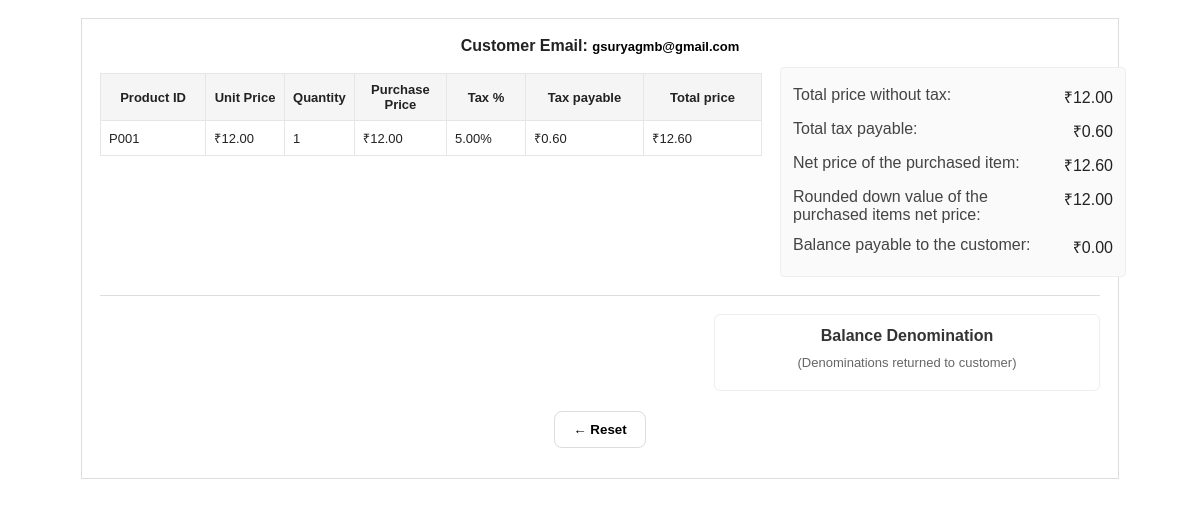
The app's page /preview/2 with its own data.
### app/models.py (models this page shows)
class Customer(SQLModel, table=True):
    id: Optional[int] = Field(default=None, primary_key=True)
    email: str = Field(index=True)

class Product(SQLModel, table=True):
    id: Optional[int] = Field(default=None, primary_key=True)
    product_id: str = Field(index=True, unique=True)
    name: str
    available_stocks: int = Field(sa_column=Column(Integer))
    price: Decimal = Field(sa_column=Column(Numeric(12, 2)))
    tax_percentage: Decimal = Field(sa_column=Column(Numeric(5, 2)))

### app/main.py (the view)
@app.get("/preview/{bill_id}")
def preview_bill(request: Request, bill_id: int, session: Session = Depends(get_session)):
    details = get_bill_details(session, bill_id)
    if not details:
        raise HTTPException(status_code=404, detail="Bill not found")
    bill_prepared, items_prepared, change_dist = details
    customer_id = bill_prepared.get("customer_id") if isinstance(bill_prepared, dict) else getattr(bill_prepared, "customer_id", None)
    customer_email = None
    if customer_id:
        cust = session.get(Customer, customer_id)
        if cust:
            customer_email = cust.email
    if not customer_email:
        customer_email = request.query_params.get("email", "")
    print(f"DEBUG preview -> bill_id={bill_id}, customer_email={customer_email}")
    return templates.TemplateResponse(
        "bill_preview.html",
        {
            "request": request,
            "bill": bill_prepared,
            "items": items_prepared,
            "change": change_dist,
            "customer_email": customer_email,
        },
    )

### app/templates/bill_preview.html (shortened to what this page needs)
<!doctype html>
<html lang="en">
<head>
</head>
<body>
  <div class="container">
    <header>
        <strong>Customer Email:</strong>
        <span class="muted" style="font-weight:700; color:#000;">{{ customer_email if customer_email else '—' }}</span>
    </header>
    {% set total_wo = bill.total_without_tax | float %}
    {% set total_tax = bill.total_tax | float %}
    {% set total_with = bill.total_with_tax | float %}
    {% set change_given = bill.change_given | float %}
    {% set net_price = total_with %}
    {% set rounded_down = (total_with | float) | int %}
    <div class="top-row">
      <div class="left">
        <table>
          <thead>
            <tr>
              <th style="width:16%;">Product ID</th>
              <th style="width:12%;">Unit Price</th>
              <th style="width:10%;">Quantity</th>
              <th style="width:14%;">Purchase Price</th>
              <th style="width:12%;">Tax %</th>
              <th style="width:18%;">Tax payable</th>
              <th style="width:18%;">Total price</th>
            </tr>
          </thead>
          <tbody>
            {% for itm in items %}
            {% set unit = itm.unit_price | float %}
            {% set qty = itm.quantity | int %}
            {% set line = itm.line_total | float %}
            {% set tax_amt = itm.tax | float %}
            <tr>
              <td>{{ itm.product_id }}</td>
              <td>₹{{ '%.2f' % unit }}</td>
              <td>{{ qty }}</td>
              <td>₹{{ '%.2f' % line }}</td>
              <td>{{ '%.2f' % (itm.tax_percentage | float) }}%</td>
              <td>₹{{ '%.2f' % tax_amt }}</td>
              <td>₹{{ '%.2f' % (line + tax_amt) }}</td>
            </tr>
            {% endfor %}
          </tbody>
        </table>
      </div>
      <div class="right">
        <div class="summary-box">
          <div class="summary-row"><div class="label">Total price without tax:</div><div>₹{{ '%.2f' % total_wo }}</div></div>
          <div class="summary-row"><div class="label">Total tax payable:</div><div>₹{{ '%.2f' % total_tax }}</div></div>
          <div class="summary-row"><div class="label">Net price of the purchased item:</div><div>₹{{ '%.2f' % net_price }}</div></div>
          <div class="summary-row"><div class="label">Rounded down value of the purchased items net price:</div><div>₹{{ '%.2f' % rounded_down }}</div></div>
          <div class="summary-row"><div class="label">Balance payable to the customer:</div><div>₹{{ '%.2f' % change_given }}</div></div>
        </div>
      </div>
    </div>
    <div class="denom-box">
      <div class="denom-card">
        <div class="denom-title">Balance Denomination</div>
        <div class="muted" style="text-align:center; margin-bottom:8px;">(Denominations returned to customer)</div>
      </div>
    </div>
    <div style="display:flex; justify-content:center; margin-top:20px; margin-bottom:12px;">
      <button id="reset-preview" type="button"
        style="padding:10px 18px; border-radius:8px; border:1px solid #ddd; background:#fff; cursor:pointer; font-weight:600;">
        ← Reset
      </button>
    </div>
  </div>
</body>
</html>

### app/templates/bill_preview.html (style rules this page uses)
body { font-family:Arial,Helvetica,sans-serif;color:#222;margin:18px; }
.container { max-width:1000px;margin:0 auto;border:1px solid #ddd;padding:18px; }
header { text-align:center;margin-bottom:12px; }
.top-row { display:flex;gap:18px;align-items:flex-start; }
.left { flex:1; }
.right { width:320px; }
table { width:100%;border-collapse:collapse;margin-top:6px; }
th,td { border:1px solid #e6e6e6;padding:8px;font-size:13px; }
th { background:#f5f5f5;font-weight:600;font-size:13px; }
.right .label { text-align:left; color:#444; }
.summary-box { width:320px; border:1px solid #eee; padding:12px; border-radius:4px; background:#fafafa; }
.summary-row { display:flex; justify-content:space-between; padding:6px 0; }
.denom-box { margin-top:18px; border-top:1px solid #ddd; padding-top:18px; display:flex; justify-content:flex-end; gap:18px; }
.denom-card { width:360px; border:1px solid #eee; padding:12px; border-radius:6px; background:#fff; }
.denom-title { text-align:center; font-weight:700; margin-bottom:10px; color:#333; }
.muted { color:#666; font-size:13px; }

### records on screen
Customer: email "gsuryagmb@gmail.com"
Product: product_id "P001", price "12.00", id "1", tax_percentage "5.00", tax_amt "0.60", line "12.60"

### other values on screen
{{ '%.2f' % total_wo }} "12.00"
{{ '%.2f' % total_tax }} "0.60"
{{ '%.2f' % net_price }} "12.60"
{{ '%.2f' % rounded_down }} "12.00"
{{ '%.2f' % change_given }} "0.00"
